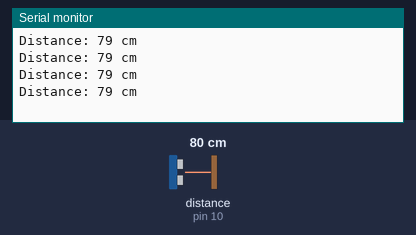
Bench run of a sketch on a simulated Arduino Uno, built with avr-gcc and run on an emulated ATmega328P. On the bench: the last lines printed to the serial monitor. Wiring (inferred from the names in the program): ultrasonic range finder: trigger pin 9; echo pin 10. The inputs (shaded band) are chosen by the test bench; at power-on: distance to the obstacle (sensor on pin 10) 80 cm. The echo pulse lasts 58.3 µs per cm.

Above: at 1.2 s.
1.3 s: distance to the obstacle (sensor on pin 10) set to 2 cm
At 1.73 s:
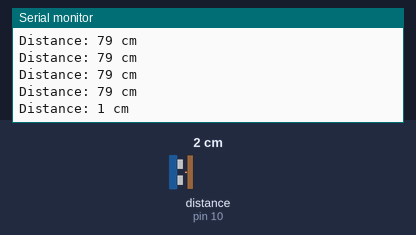
2.8 s: distance to the obstacle (sensor on pin 10) set to 4 cm
At 2.94 s:
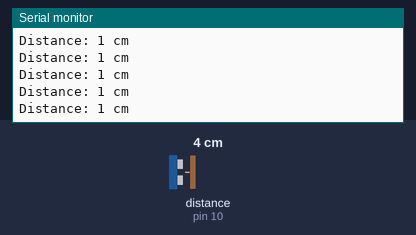
Timing chart, 0 to 5.8 s (numbered marks = the images above; inputs shaded):
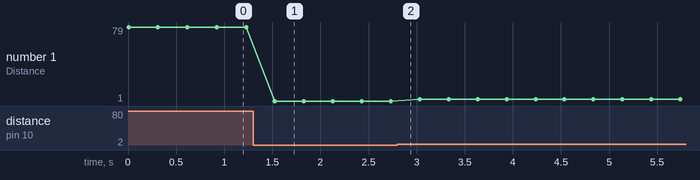

Measured:
- after the input at 1.3 s, the serial monitor: prints a new line after 0.23 s (image 1)
- plotted number 1: 79 → 1 after the input at 1.3 s, 1 → 3 after the input at 2.8 s

The sketch:

distanceForIntegration.ino
```cpp
const int trigPin = 9;
const int echoPin = 10;

void setup(void)
{
  pinMode(trigPin, OUTPUT);
  pinMode(echoPin, INPUT);
  digitalWrite(trigPin, LOW);
  Serial.begin(9600);
}


void loop(void)
{
  //printing into serial monitor
  long d = getDistanceCm();

  Serial.print("Distance: ");
  Serial.print(d);
  Serial.println(" cm");

  delay(300);
}
// duration measuring protocol
long getDistanceCm() {
  digitalWrite(trigPin, LOW);
  delayMicroseconds(2);
  digitalWrite(trigPin, HIGH);
  delayMicroseconds(10);
  digitalWrite(trigPin, LOW);

  long duration = pulseIn(echoPin, HIGH, 30000);

  if (duration == 0) {
    return 0;
  }
// maths to work out distance
  long distance = duration * 0.0343 / 2.0;
  return distance;
}
```
